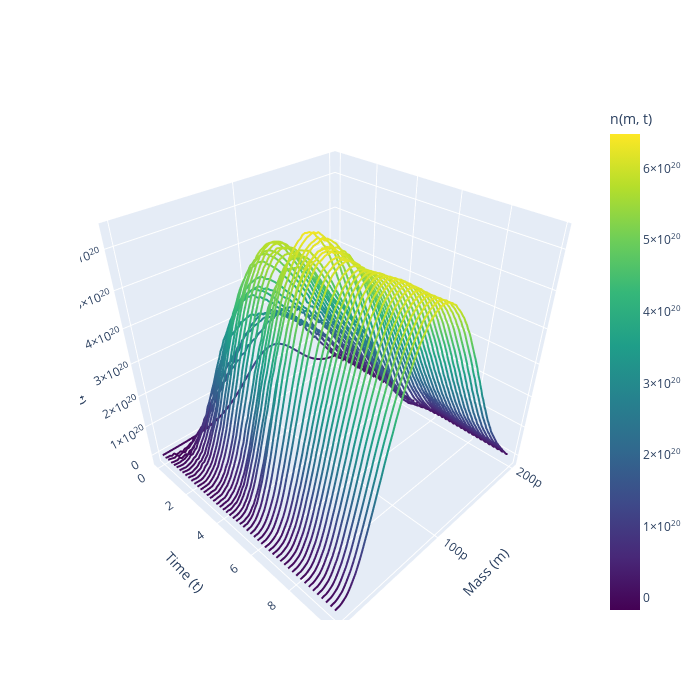

The code cell stored with this chart in its notebook:
### Markdown cell above
## ResNet

### Code cell
f = lambda x, u=None: obs.f_model_NN(x, ResNet)
ekf_ResNet = obs.EKF(state_dim=M+1, meas_dim=1, f_model=f, h_model=h,
          n_max=norm_scales["n_max"], s_max=norm_scales["S_max"],
          use_autograd=True)

ekf_ResNet.set_initial_state(x0)            # x0 in PHYSICAL units
ekf_ResNet.P = torch.eye(ekf_ResNet.n) * 1e-1
ekf_ResNet.Q = torch.eye(ekf_ResNet.n) * 1e-5     # normalized-space noise
ekf_ResNet.R = torch.eye(ekf_ResNet.m) * (0.05 * biomass_measurement.max())  # physical noise

X_estimates = ekf_ResNet.run(U_seq=None,
                           Y_seq=torch.tensor(biomass_noisy, dtype=torch.float32))

# Plot (needs m_torch (M,) and delta_m_torch (scalar tensor))
fig, axes = ekf_ResNet.plot_results(
    X_estimates=X_estimates,
    biomass_measurement=torch.tensor(biomass_measurement, dtype=torch.float32),  # or biomass_noisy
    S_reference=S_pde,                      # optionally pass a reference substrate trajectory
    m_torch=m_torch,                       # (M,) torch tensor of mass grid
    delta_m_torch=delta_m_torch,           # scalar torch tensor (mass bin width)
    title_prefix="EKF ResNet"
)

helper.plot_spaghetti(m, t_eval, X_estimates[:][:-1].numpy().T)
